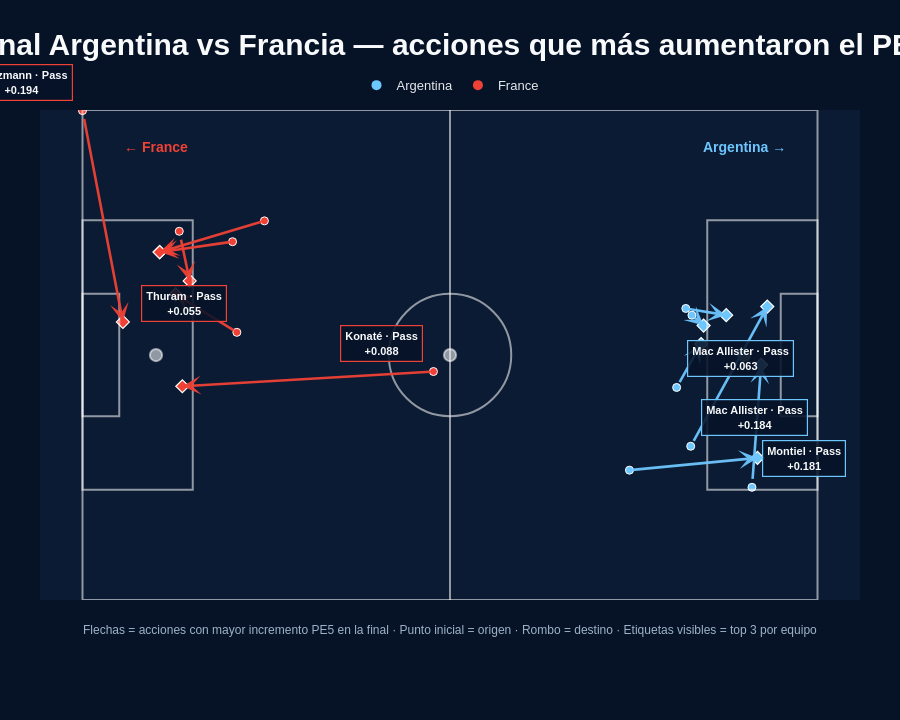

Source (notebook cell):
### Markdown cell above
Grafico las acciones que más aumentaron PE5.

### Code cell
import plotly.graph_objects as go
import pandas as pd
import numpy as np

df_mapa = df_final[
    (df_final["team"].isin(["Argentina", "France"])) &
    (df_final["incremento_pe5"] > 0) &
    (df_final["x"].notna()) &
    (df_final["y"].notna()) &
    (df_final["x_fin"].notna()) &
    (df_final["y_fin"].notna())
].copy()

df_mapa["second"] = df_mapa["second"].fillna(0)
df_mapa["minuto_juego"] = df_mapa["minute"] + df_mapa["second"] / 60

def nombre_corto_jugador(nombre):
    if pd.isna(nombre):
        return ""

    nombre = str(nombre)

    if "Messi" in nombre:
        return "Messi"
    elif "Di María" in nombre or "María" in nombre:
        return "Di María"
    elif "Mbappé" in nombre or "Mbappe" in nombre:
        return "Mbappé"
    elif "Mac Allister" in nombre:
        return "Mac Allister"
    elif "Griezmann" in nombre:
        return "Griezmann"
    else:
        return nombre.split()[-1]

df_mapa["jugador_corto"] = df_mapa["player"].apply(nombre_corto_jugador)

top_n_por_equipo = 6

df_top = (
    df_mapa
    .sort_values(["team", "incremento_pe5"], ascending=[True, False])
    .groupby("team")
    .head(top_n_por_equipo)
    .copy()
)

df_top = df_top.sort_values(
    ["team", "incremento_pe5"],
    ascending=[True, False]
).reset_index(drop=True)

df_top["rank_equipo"] = df_top.groupby("team").cumcount() + 1
df_top["mostrar_etiqueta"] = df_top["rank_equipo"] <= 3

df_top["texto_label"] = (
    df_top["jugador_corto"] +
    " · " +
    df_top["type"] +
    "<br>+" +
    df_top["incremento_pe5"].round(3).astype(str)
)

df_top["x_plot"] = df_top["x"]
df_top["y_plot"] = df_top["y"]
df_top["x_fin_plot"] = df_top["x_fin"]
df_top["y_fin_plot"] = df_top["y_fin"]

mask_fr = df_top["team"] == "France"

df_top.loc[mask_fr, "x_plot"] = 120 - df_top.loc[mask_fr, "x"]
df_top.loc[mask_fr, "x_fin_plot"] = 120 - df_top.loc[mask_fr, "x_fin"]

colores_equipo = {
    "Argentina": "#6EC6FF",
    "France": "#EF4135"
}

fig = go.Figure()

color_fondo = "#061327"
color_cancha = "#0B1B33"
color_lineas = "rgba(255,255,255,0.55)"

shapes_pitch = [
    dict(type="rect", x0=0, y0=0, x1=120, y1=80, line=dict(color=color_lineas, width=2)),
    dict(type="line", x0=60, y0=0, x1=60, y1=80, line=dict(color=color_lineas, width=2)),
    dict(type="circle", x0=50, y0=30, x1=70, y1=50, line=dict(color=color_lineas, width=2)),

    dict(type="rect", x0=0, y0=18, x1=18, y1=62, line=dict(color=color_lineas, width=2)),
    dict(type="rect", x0=0, y0=30, x1=6, y1=50, line=dict(color=color_lineas, width=2)),

    dict(type="rect", x0=102, y0=18, x1=120, y1=62, line=dict(color=color_lineas, width=2)),
    dict(type="rect", x0=114, y0=30, x1=120, y1=50, line=dict(color=color_lineas, width=2)),

    dict(type="circle", x0=11, y0=39, x1=13, y1=41, line=dict(color=color_lineas, width=2), fillcolor=color_lineas),
    dict(type="circle", x0=107, y0=39, x1=109, y1=41, line=dict(color=color_lineas, width=2), fillcolor=color_lineas),
    dict(type="circle", x0=59, y0=39, x1=61, y1=41, line=dict(color=color_lineas, width=2), fillcolor=color_lineas),
]

fig.update_layout(
    paper_bgcolor=color_fondo,
    plot_bgcolor=color_cancha,
    shapes=shapes_pitch
)

for _, fila in df_top.iterrows():

    equipo = fila["team"]
    color = colores_equipo[equipo]

    x0 = fila["x_plot"]
    y0 = fila["y_plot"]
    x1 = fila["x_fin_plot"]
    y1 = fila["y_fin_plot"]

    fig.add_annotation(x=x1, y=y1, ax=x0, ay=y0, xref="x", yref="y", axref="x", ayref="y", showarrow=True, arrowhead=3, 
                       arrowsize=1.2, arrowwidth=2.6, arrowcolor=color, opacity=0.95)

    fig.add_trace(
        go.Scatter(
            x=[x0],
            y=[y0],
            mode="markers",
            marker=dict(
                size=8,
                color=color,
                line=dict(color="#FFFFFF", width=1)
            ),
            customdata=[[
                fila["player"],
                fila["team"],
                fila["type"],
                fila["minute"],
                fila["incremento_pe5"]
            ]],
            hovertemplate=(
                "<b>%{customdata[0]}</b><br>"
                "Equipo: %{customdata[1]}<br>"
                "Acción: %{customdata[2]}<br>"
                "Minuto: %{customdata[3]}<br>"
                "Incremento PE5: %{customdata[4]:.3f}<extra></extra>"
            ),
            showlegend=False))

    fig.add_trace(
        go.Scatter(
            x=[x1],
            y=[y1],
            mode="markers",
            marker=dict(
                size=10,
                color=color,
                symbol="diamond",
                line=dict(color="#FFFFFF", width=1.2)),
            customdata=[[
                fila["player"],
                fila["team"],
                fila["type"],
                fila["minute"],
                fila["incremento_pe5"]]],
            hovertemplate=(
                "<b>%{customdata[0]}</b><br>"
                "Equipo: %{customdata[1]}<br>"
                "Acción: %{customdata[2]}<br>"
                "Minuto: %{customdata[3]}<br>"
                "Incremento PE5: %{customdata[4]:.3f}<extra></extra>"),
            showlegend=False))

for _, fila in df_top[df_top["mostrar_etiqueta"]].iterrows():

    equipo = fila["team"]
    color = colores_equipo[equipo]

    if equipo == "Argentina":
        xshift = 10
        xanchor = "left"
    else:
        xshift = -10
        xanchor = "right"

    fig.add_annotation(
        x=fila["x_plot"],
        y=fila["y_plot"],
        text=f"<b>{fila['texto_label']}</b>",
        showarrow=False,
        xanchor=xanchor,
        yanchor="bottom",
        xshift=xshift,
        yshift=10,
        bgcolor="rgba(6, 19, 39, 0.88)",
        bordercolor=color,
        borderwidth=1.2,
        borderpad=4,
        font=dict(
            size=11,
            color="#F8FAFC",
            family="Outfit, Arial, sans-serif"))

for equipo in ["Argentina", "France"]:
    fig.add_trace(
        go.Scatter(
            x=[None],
            y=[None],
            mode="markers",
            marker=dict(size=10, color=colores_equipo[equipo]),
            name=equipo))

fig.add_annotation(
    x=108,
    y=6,
    text="<b>Argentina →</b>",
    showarrow=False,
    font=dict(
        size=14,
        color=colores_equipo["Argentina"],
        family="Outfit, Arial, sans-serif"))

fig.add_annotation(
    x=12,
    y=6,
    text="<b>← France</b>",
    showarrow=False,
    font=dict(
        size=14,
        color=colores_equipo["France"],
        family="Outfit, Arial, sans-serif"))

fig.update_layout(
    title=dict(
        text="<b>Final Argentina vs Francia — acciones que más aumentaron el PE5</b>",
        x=0.5,
        xanchor="center",
        font=dict(
            family="Outfit, Arial, sans-serif",
            size=30,
            color="#F8FAFC")),
    font=dict(
        color="#E5E7EB",
        family="Outfit, Arial, sans-serif"),
    height=720,
    margin=dict(l=40, r=40, t=110, b=120),
    legend=dict(
        orientation="h",
        yanchor="bottom",
        y=1.02,
        xanchor="center",
        x=0.5,
        bgcolor="rgba(0,0,0,0)",
        font=dict(
            size=13,
            color="#E5E7EB",
            family="Outfit, Arial, sans-serif")))

fig.update_xaxes(
    range=[0, 120],
    showgrid=False,
    zeroline=False,
    showticklabels=False,
    visible=False)

fig.update_yaxes(
    range=[80, 0],
    showgrid=False,
    zeroline=False,
    showticklabels=False,
    visible=False,
    scaleanchor="x",
    scaleratio=1)

fig.add_annotation(
    x=0.5,
    y=-0.08,
    xref="paper",
    yref="paper",
    text=(
        "Flechas = acciones con mayor incremento PE5 en la final · "
        "Punto inicial = origen · Rombo = destino · "
        "Etiquetas visibles = top 3 por equipo"),
    showarrow=False,
    font=dict(
        size=12,
        color="#9FB3C8",
        family="Outfit, Arial, sans-serif"),
    align="center")

fig.show()

### Figure 1 — Plotly figure (JSON) as saved in the notebook; plotly's stock layout.template omitted (floating-point values rounded to 4 significant figures)
{"data": [{"customdata": [["Alexis Mac Allister", "Argentina", "Pass", 35, 0.1836]], "hovertemplate": "<b>%{customdata[0]}</b><br>Equipo: %{customdata[1]}<br>Acción: %{customdata[2]}<br>Minuto: %{customdata[3]}<br>Incremento PE5: %{customdata[4]:.3f}<extra></extra>", "marker": {"color": "#6EC6FF", "line": {"color": "#FFFFFF", "width": 1}, "size": 8}, "mode": "markers", "showlegend": false, "type": "scatter", "x": [99.3], "y": [54.9]}, {"customdata": [["Alexis Mac Allister", "Argentina", "Pass", 35, 0.1836]], "hovertemplate": "<b>%{customdata[0]}</b><br>Equipo: %{customdata[1]}<br>Acción: %{customdata[2]}<br>Minuto: %{customdata[3]}<br>Incremento PE5: %{customdata[4]:.3f}<extra></extra>", "marker": {"color": "#6EC6FF", "line": {"color": "#FFFFFF", "width": 1.2}, "size": 10, "symbol": "diamond"}, "mode": "markers", "showlegend": false, "type": "scatter", "x": [111.8], "y": [32.1]}, {"customdata": [["Gonzalo Ariel Montiel", "Argentina", "Pass", 122, 0.1809]], "hovertemplate": "<b>%{customdata[0]}</b><br>Equipo: %{customdata[1]}<br>Acción: %{customdata[2]}<br>Minuto: %{customdata[3]}<br>Incremento PE5: %{customdata[4]:.3f}<extra></extra>", "marker": {"color": "#6EC6FF", "line": {"color": "#FFFFFF", "width": 1}, "size": 8}, "mode": "markers", "showlegend": false, "type": "scatter", "x": [109.3], "y": [61.6]}, {"customdata": [["Gonzalo Ariel Montiel", "Argentina", "Pass", 122, 0.1809]], "hovertemplate": "<b>%{customdata[0]}</b><br>Equipo: %{customdata[1]}<br>Acción: %{customdata[2]}<br>Minuto: %{customdata[3]}<br>Incremento PE5: %{customdata[4]:.3f}<extra></extra>", "marker": {"color": "#6EC6FF", "line": {"color": "#FFFFFF", "width": 1.2}, "size": 10, "symbol": "diamond"}, "mode": "markers", "showlegend": false, "type": "scatter", "x": [110.8], "y": [41.6]}, {"customdata": [["Alexis Mac Allister", "Argentina", "Pass", 104, 0.06339]], "hovertemplate": "<b>%{customdata[0]}</b><br>Equipo: %{customdata[1]}<br>Acción: %{customdata[2]}<br>Minuto: %{customdata[3]}<br>Incremento PE5: %{customdata[4]:.3f}<extra></extra>", "marker": {"color": "#6EC6FF", "line": {"color": "#FFFFFF", "width": 1}, "size": 8}, "mode": "markers", "showlegend": false, "type": "scatter", "x": [97], "y": [45.3]}, {"customdata": [["Alexis Mac Allister", "Argentina", "Pass", 104, 0.06339]], "hovertemplate": "<b>%{customdata[0]}</b><br>Equipo: %{customdata[1]}<br>Acción: %{customdata[2]}<br>Minuto: %{customdata[3]}<br>Incremento PE5: %{customdata[4]:.3f}<extra></extra>", "marker": {"color": "#6EC6FF", "line": {"color": "#FFFFFF", "width": 1.2}, "size": 10, "symbol": "diamond"}, "mode": "markers", "showlegend": false, "type": "scatter", "x": [101], "y": [38.2]}, {"customdata": [["Lionel Andrés Messi Cuccittini", "Argentina", "Carry", 98, 0.05509]], "hovertemplate": "<b>%{customdata[0]}</b><br>Equipo: %{customdata[1]}<br>Acción: %{customdata[2]}<br>Minuto: %{customdata[3]}<br>Incremento PE5: %{customdata[4]:.3f}<extra></extra>", "marker": {"color": "#6EC6FF", "line": {"color": "#FFFFFF", "width": 1}, "size": 8}, "mode": "markers", "showlegend": false, "type": "scatter", "x": [99.5], "y": [33.5]}, {"customdata": [["Lionel Andrés Messi Cuccittini", "Argentina", "Carry", 98, 0.05509]], "hovertemplate": "<b>%{customdata[0]}</b><br>Equipo: %{customdata[1]}<br>Acción: %{customdata[2]}<br>Minuto: %{customdata[3]}<br>Incremento PE5: %{customdata[4]:.3f}<extra></extra>", "marker": {"color": "#6EC6FF", "line": {"color": "#FFFFFF", "width": 1.2}, "size": 10, "symbol": "diamond"}, "mode": "markers", "showlegend": false, "type": "scatter", "x": [101.4], "y": [35.2]}, {"customdata": [["Lautaro Javier Martínez", "Argentina", "Carry", 105, 0.05509]], "hovertemplate": "<b>%{customdata[0]}</b><br>Equipo: %{customdata[1]}<br>Acción: %{customdata[2]}<br>Minuto: %{customdata[3]}<br>Incremento PE5: %{customdata[4]:.3f}<extra></extra>", "marker": {"color": "#6EC6FF", "line": {"color": "#FFFFFF", "width": 1}, "size": 8}, "mode": "markers", "showlegend": false, "type": "scatter", "x": [98.5], "y": [32.4]}, {"customdata": [["Lautaro Javier Martínez", "Argentina", "Carry", 105, 0.05509]], "hovertemplate": "<b>%{customdata[0]}</b><br>Equipo: %{customdata[1]}<br>Acción: %{customdata[2]}<br>Minuto: %{customdata[3]}<br>Incremento PE5: %{customdata[4]:.3f}<extra></extra>", "marker": {"color": "#6EC6FF", "line": {"color": "#FFFFFF", "width": 1.2}, "size": 10, "symbol": "diamond"}, "mode": "markers", "showlegend": false, "type": "scatter", "x": [105.1], "y": [33.5]}, {"customdata": [["Lionel Andrés Messi Cuccittini", "Argentina", "Pass", 16, 0.04632]], "hovertemplate": "<b>%{customdata[0]}</b><br>Equipo: %{customdata[1]}<br>Acción: %{customdata[2]}<br>Minuto: %{customdata[3]}<br>Incremento PE5: %{customdata[4]:.3f}<extra></extra>", "marker": {"color": "#6EC6FF", "line": {"color": "#FFFFFF", "width": 1}, "size": 8}, "mode": "markers", "showlegend": false, "type": "scatter", "x": [89.3], "y": [58.8]}, {"customdata": [["Lionel Andrés Messi Cuccittini", "Argentina", "Pass", 16, 0.04632]], "hovertemplate": "<b>%{customdata[0]}</b><br>Equipo: %{customdata[1]}<br>Acción: %{customdata[2]}<br>Minuto: %{customdata[3]}<br>Incremento PE5: %{customdata[4]:.3f}<extra></extra>", "marker": {"color": "#6EC6FF", "line": {"color": "#FFFFFF", "width": 1.2}, "size": 10, "symbol": "diamond"}, "mode": "markers", "showlegend": false, "type": "scatter", "x": [110.2], "y": [56.8]}, {"customdata": [["Antoine Griezmann", "France", "Pass", 67, 0.1941]], "hovertemplate": "<b>%{customdata[0]}</b><br>Equipo: %{customdata[1]}<br>Acción: %{customdata[2]}<br>Minuto: %{customdata[3]}<br>Incremento PE5: %{customdata[4]:.3f}<extra></extra>", "marker": {"color": "#EF4135", "line": {"color": "#FFFFFF", "width": 1}, "size": 8}, "mode": "markers", "showlegend": false, "type": "scatter", "x": [0], "y": [0.1]}, {"customdata": [["Antoine Griezmann", "France", "Pass", 67, 0.1941]], "hovertemplate": "<b>%{customdata[0]}</b><br>Equipo: %{customdata[1]}<br>Acción: %{customdata[2]}<br>Minuto: %{customdata[3]}<br>Incremento PE5: %{customdata[4]:.3f}<extra></extra>", "marker": {"color": "#EF4135", "line": {"color": "#FFFFFF", "width": 1.2}, "size": 10, "symbol": "diamond"}, "mode": "markers", "showlegend": false, "type": "scatter", "x": [6.6], "y": [34.6]}, {"customdata": [["Ibrahima Konaté", "France", "Pass", 122, 0.0878]], "hovertemplate": "<b>%{customdata[0]}</b><br>Equipo: %{customdata[1]}<br>Acción: %{customdata[2]}<br>Minuto: %{customdata[3]}<br>Incremento PE5: %{customdata[4]:.3f}<extra></extra>", "marker": {"color": "#EF4135", "line": {"color": "#FFFFFF", "width": 1}, "size": 8}, "mode": "markers", "showlegend": false, "type": "scatter", "x": [57.3], "y": [42.7]}, {"customdata": [["Ibrahima Konaté", "France", "Pass", 122, 0.0878]], "hovertemplate": "<b>%{customdata[0]}</b><br>Equipo: %{customdata[1]}<br>Acción: %{customdata[2]}<br>Minuto: %{customdata[3]}<br>Incremento PE5: %{customdata[4]:.3f}<extra></extra>", "marker": {"color": "#EF4135", "line": {"color": "#FFFFFF", "width": 1.2}, "size": 10, "symbol": "diamond"}, "mode": "markers", "showlegend": false, "type": "scatter", "x": [16.3], "y": [45.1]}, {"customdata": [["Marcus Thuram", "France", "Pass", 80, 0.05509]], "hovertemplate": "<b>%{customdata[0]}</b><br>Equipo: %{customdata[1]}<br>Acción: %{customdata[2]}<br>Minuto: %{customdata[3]}<br>Incremento PE5: %{customdata[4]:.3f}<extra></extra>", "marker": {"color": "#EF4135", "line": {"color": "#FFFFFF", "width": 1}, "size": 8}, "mode": "markers", "showlegend": false, "type": "scatter", "x": [25.2], "y": [36.3]}, {"customdata": [["Marcus Thuram", "France", "Pass", 80, 0.05509]], "hovertemplate": "<b>%{customdata[0]}</b><br>Equipo: %{customdata[1]}<br>Acción: %{customdata[2]}<br>Minuto: %{customdata[3]}<br>Incremento PE5: %{customdata[4]:.3f}<extra></extra>", "marker": {"color": "#EF4135", "line": {"color": "#FFFFFF", "width": 1.2}, "size": 10, "symbol": "diamond"}, "mode": "markers", "showlegend": false, "type": "scatter", "x": [15.2], "y": [30.1]}, {"customdata": [["Randal Kolo Muani", "France", "Carry", 78, 0.03876]], "hovertemplate": "<b>%{customdata[0]}</b><br>Equipo: %{customdata[1]}<br>Acción: %{customdata[2]}<br>Minuto: %{customdata[3]}<br>Incremento PE5: %{customdata[4]:.3f}<extra></extra>", "marker": {"color": "#EF4135", "line": {"color": "#FFFFFF", "width": 1}, "size": 8}, "mode": "markers", "showlegend": false, "type": "scatter", "x": [29.7], "y": [18.1]}, {"customdata": [["Randal Kolo Muani", "France", "Carry", 78, 0.03876]], "hovertemplate": "<b>%{customdata[0]}</b><br>Equipo: %{customdata[1]}<br>Acción: %{customdata[2]}<br>Minuto: %{customdata[3]}<br>Incremento PE5: %{customdata[4]:.3f}<extra></extra>", "marker": {"color": "#EF4135", "line": {"color": "#FFFFFF", "width": 1.2}, "size": 10, "symbol": "diamond"}, "mode": "markers", "showlegend": false, "type": "scatter", "x": [12.6], "y": [23.2]}, {"customdata": [["Randal Kolo Muani", "France", "Carry", 95, 0.03617]], "hovertemplate": "<b>%{customdata[0]}</b><br>Equipo: %{customdata[1]}<br>Acción: %{customdata[2]}<br>Minuto: %{customdata[3]}<br>Incremento PE5: %{customdata[4]:.3f}<extra></extra>", "marker": {"color": "#EF4135", "line": {"color": "#FFFFFF", "width": 1}, "size": 8}, "mode": "markers", "showlegend": false, "type": "scatter", "x": [24.5], "y": [21.5]}, {"customdata": [["Randal Kolo Muani", "France", "Carry", 95, 0.03617]], "hovertemplate": "<b>%{customdata[0]}</b><br>Equipo: %{customdata[1]}<br>Acción: %{customdata[2]}<br>Minuto: %{customdata[3]}<br>Incremento PE5: %{customdata[4]:.3f}<extra></extra>", "marker": {"color": "#EF4135", "line": {"color": "#FFFFFF", "width": 1.2}, "size": 10, "symbol": "diamond"}, "mode": "markers", "showlegend": false, "type": "scatter", "x": [12.6], "y": [23.2]}, {"customdata": [["Kylian Mbappé Lottin", "France", "Carry", 70, 0.03298]], "hovertemplate": "<b>%{customdata[0]}</b><br>Equipo: %{customdata[1]}<br>Acción: %{customdata[2]}<br>Minuto: %{customdata[3]}<br>Incremento PE5: %{customdata[4]:.3f}<extra></extra>", "marker": {"color": "#EF4135", "line": {"color": "#FFFFFF", "width": 1}, "size": 8}, "mode": "markers", "showlegend": false, "type": "scatter", "x": [15.8], "y": [19.8]}, {"customdata": [["Kylian Mbappé Lottin", "France", "Carry", 70, 0.03298]], "hovertemplate": "<b>%{customdata[0]}</b><br>Equipo: %{customdata[1]}<br>Acción: %{customdata[2]}<br>Minuto: %{customdata[3]}<br>Incremento PE5: %{customdata[4]:.3f}<extra></extra>", "marker": {"color": "#EF4135", "line": {"color": "#FFFFFF", "width": 1.2}, "size": 10, "symbol": "diamond"}, "mode": "markers", "showlegend": false, "type": "scatter", "x": [17.5], "y": [27.9]}, {"marker": {"color": "#6EC6FF", "size": 10}, "mode": "markers", "name": "Argentina", "type": "scatter", "x": [null], "y": [null]}, {"marker": {"color": "#EF4135", "size": 10}, "mode": "markers", "name": "France", "type": "scatter", "x": [null], "y": [null]}], "layout": {"annotations": [{"arrowcolor": "#6EC6FF", "arrowhead": 3, "arrowsize": 1.2, "arrowwidth": 2.6, "ax": 99.3, "axref": "x", "ay": 54.9, "ayref": "y", "opacity": 0.95, "showarrow": true, "x": 111.8, "xref": "x", "y": 32.1, "yref": "y"}, {"arrowcolor": "#6EC6FF", "arrowhead": 3, "arrowsize": 1.2, "arrowwidth": 2.6, "ax": 109.3, "axref": "x", "ay": 61.6, "ayref": "y", "opacity": 0.95, "showarrow": true, "x": 110.8, "xref": "x", "y": 41.6, "yref": "y"}, {"arrowcolor": "#6EC6FF", "arrowhead": 3, "arrowsize": 1.2, "arrowwidth": 2.6, "ax": 97, "axref": "x", "ay": 45.3, "ayref": "y", "opacity": 0.95, "showarrow": true, "x": 101, "xref": "x", "y": 38.2, "yref": "y"}, {"arrowcolor": "#6EC6FF", "arrowhead": 3, "arrowsize": 1.2, "arrowwidth": 2.6, "ax": 99.5, "axref": "x", "ay": 33.5, "ayref": "y", "opacity": 0.95, "showarrow": true, "x": 101.4, "xref": "x", "y": 35.2, "yref": "y"}, {"arrowcolor": "#6EC6FF", "arrowhead": 3, "arrowsize": 1.2, "arrowwidth": 2.6, "ax": 98.5, "axref": "x", "ay": 32.4, "ayref": "y", "opacity": 0.95, "showarrow": true, "x": 105.1, "xref": "x", "y": 33.5, "yref": "y"}, {"arrowcolor": "#6EC6FF", "arrowhead": 3, "arrowsize": 1.2, "arrowwidth": 2.6, "ax": 89.3, "axref": "x", "ay": 58.8, "ayref": "y", "opacity": 0.95, "showarrow": true, "x": 110.2, "xref": "x", "y": 56.8, "yref": "y"}, {"arrowcolor": "#EF4135", "arrowhead": 3, "arrowsize": 1.2, "arrowwidth": 2.6, "ax": 0, "axref": "x", "ay": 0.1, "ayref": "y", "opacity": 0.95, "showarrow": true, "x": 6.6, "xref": "x", "y": 34.6, "yref": "y"}, {"arrowcolor": "#EF4135", "arrowhead": 3, "arrowsize": 1.2, "arrowwidth": 2.6, "ax": 57.3, "axref": "x", "ay": 42.7, "ayref": "y", "opacity": 0.95, "showarrow": true, "x": 16.3, "xref": "x", "y": 45.1, "yref": "y"}, {"arrowcolor": "#EF4135", "arrowhead": 3, "arrowsize": 1.2, "arrowwidth": 2.6, "ax": 25.2, "axref": "x", "ay": 36.3, "ayref": "y", "opacity": 0.95, "showarrow": true, "x": 15.2, "xref": "x", "y": 30.1, "yref": "y"}, {"arrowcolor": "#EF4135", "arrowhead": 3, "arrowsize": 1.2, "arrowwidth": 2.6, "ax": 29.7, "axref": "x", "ay": 18.1, "ayref": "y", "opacity": 0.95, "showarrow": true, "x": 12.6, "xref": "x", "y": 23.2, "yref": "y"}, {"arrowcolor": "#EF4135", "arrowhead": 3, "arrowsize": 1.2, "arrowwidth": 2.6, "ax": 24.5, "axref": "x", "ay": 21.5, "ayref": "y", "opacity": 0.95, "showarrow": true, "x": 12.6, "xref": "x", "y": 23.2, "yref": "y"}, {"arrowcolor": "#EF4135", "arrowhead": 3, "arrowsize": 1.2, "arrowwidth": 2.6, "ax": 15.8, "axref": "x", "ay": 19.8, "ayref": "y", "opacity": 0.95, "showarrow": true, "x": 17.5, "xref": "x", "y": 27.9, "yref": "y"}, {"bgcolor": "rgba(6, 19, 39, 0.88)", "bordercolor": "#6EC6FF", "borderpad": 4, "borderwidth": 1.2, "font": {"color": "#F8FAFC", "family": "Outfit, Arial, sans-serif", "size": 11}, "showarrow": false, "text": "<b>Mac Allister · Pass<br>+0.184</b>", "x": 99.3, "xanchor": "left", "xshift": 10, "y": 54.9, "yanchor": "bottom", "yshift": 10}, {"bgcolor": "rgba(6, 19, 39, 0.88)", "bordercolor": "#6EC6FF", "borderpad": 4, "borderwidth": 1.2, "font": {"color": "#F8FAFC", "family": "Outfit, Arial, sans-serif", "size": 11}, "showarrow": false, "text": "<b>Montiel · Pass<br>+0.181</b>", "x": 109.3, "xanchor": "left", "xshift": 10, "y": 61.6, "yanchor": "bottom", "yshift": 10}, {"bgcolor": "rgba(6, 19, 39, 0.88)", "bordercolor": "#6EC6FF", "borderpad": 4, "borderwidth": 1.2, "font": {"color": "#F8FAFC", "family": "Outfit, Arial, sans-serif", "size": 11}, "showarrow": false, "text": "<b>Mac Allister · Pass<br>+0.063</b>", "x": 97, "xanchor": "left", "xshift": 10, "y": 45.3, "yanchor": "bottom", "yshift": 10}, {"bgcolor": "rgba(6, 19, 39, 0.88)", "bordercolor": "#EF4135", "borderpad": 4, "borderwidth": 1.2, "font": {"color": "#F8FAFC", "family": "Outfit, Arial, sans-serif", "size": 11}, "showarrow": false, "text": "<b>Griezmann · Pass<br>+0.194</b>", "x": 0, "xanchor": "right", "xshift": -10, "y": 0.1, "yanchor": "bottom", "yshift": 10}, {"bgcolor": "rgba(6, 19, 39, 0.88)", "bordercolor": "#EF4135", "borderpad": 4, "borderwidth": 1.2, "font": {"color": "#F8FAFC", "family": "Outfit, Arial, sans-serif", "size": 11}, "showarrow": false, "text": "<b>Konaté · Pass<br>+0.088</b>", "x": 57.3, "xanchor": "right", "xshift": -10, "y": 42.7, "yanchor": "bottom", "yshift": 10}, {"bgcolor": "rgba(6, 19, 39, 0.88)", "bordercolor": "#EF4135", "borderpad": 4, "borderwidth": 1.2, "font": {"color": "#F8FAFC", "family": "Outfit, Arial, sans-serif", "size": 11}, "showarrow": false, "text": "<b>Thuram · Pass<br>+0.055</b>", "x": 25.2, "xanchor": "right", "xshift": -10, "y": 36.3, "yanchor": "bottom", "yshift": 10}, {"font": {"color": "#6EC6FF", "family": "Outfit, Arial, sans-serif", "size": 14}, "showarrow": false, "text": "<b>Argentina →</b>", "x": 108, "y": 6}, {"font": {"color": "#EF4135", "family": "Outfit, Arial, sans-serif", "size": 14}, "showarrow": false, "text": "<b>← France</b>", "x": 12, "y": 6}, {"align": "center", "font": {"color": "#9FB3C8", "family": "Outfit, Arial, sans-serif", "size": 12}, "showarrow": false, "text": "Flechas = acciones con mayor incremento PE5 en la final · Punto inicial = origen · Rombo = destino · Etiquetas visibles = top 3 por equipo", "x": 0.5, "xref": "paper", "y": -0.08, "yref": "paper"}], "font": {"color": "#E5E7EB", "family": "Outfit, Arial, sans-serif"}, "height": 720, "legend": {"bgcolor": "rgba(0,0,0,0)", "font": {"color": "#E5E7EB", "family": "Outfit, Arial, sans-serif", "size": 13}, "orientation": "h", "x": 0.5, "xanchor": "center", "y": 1.02, "yanchor": "bottom"}, "margin": {"b": 120, "l": 40, "r": 40, "t": 110}, "paper_bgcolor": "#061327", "plot_bgcolor": "#0B1B33", "shapes": [{"line": {"color": "rgba(255,255,255,0.55)", "width": 2}, "type": "rect", "x0": 0, "x1": 120, "y0": 0, "y1": 80}, {"line": {"color": "rgba(255,255,255,0.55)", "width": 2}, "type": "line", "x0": 60, "x1": 60, "y0": 0, "y1": 80}, {"line": {"color": "rgba(255,255,255,0.55)", "width": 2}, "type": "circle", "x0": 50, "x1": 70, "y0": 30, "y1": 50}, {"line": {"color": "rgba(255,255,255,0.55)", "width": 2}, "type": "rect", "x0": 0, "x1": 18, "y0": 18, "y1": 62}, {"line": {"color": "rgba(255,255,255,0.55)", "width": 2}, "type": "rect", "x0": 0, "x1": 6, "y0": 30, "y1": 50}, {"line": {"color": "rgba(255,255,255,0.55)", "width": 2}, "type": "rect", "x0": 102, "x1": 120, "y0": 18, "y1": 62}, {"line": {"color": "rgba(255,255,255,0.55)", "width": 2}, "type": "rect", "x0": 114, "x1": 120, "y0": 30, "y1": 50}, {"fillcolor": "rgba(255,255,255,0.55)", "line": {"color": "rgba(255,255,255,0.55)", "width": 2}, "type": "circle", "x0": 11, "x1": 13, "y0": 39, "y1": 41}, {"fillcolor": "rgba(255,255,255,0.55)", "line": {"color": "rgba(255,255,255,0.55)", "width": 2}, "type": "circle", "x0": 107, "x1": 109, "y0": 39, "y1": 41}, {"fillcolor": "rgba(255,255,255,0.55)", "line": {"color": "rgba(255,255,255,0.55)", "width": 2}, "type": "circle", "x0": 59, "x1": 61, "y0": 39, "y1": 41}], "title": {"font": {"color": "#F8FAFC", "family": "Outfit, Arial, sans-serif", "size": 30}, "text": "<b>Final Argentina vs Francia — acciones que más aumentaron el PE5</b>", "x": 0.5, "xanchor": "center"}, "xaxis": {"range": [0, 120], "showgrid": false, "showticklabels": false, "visible": false, "zeroline": false}, "yaxis": {"range": [80, 0], "scaleanchor": "x", "scaleratio": 1, "showgrid": false, "showticklabels": false, "visible": false, "zeroline": false}}}
